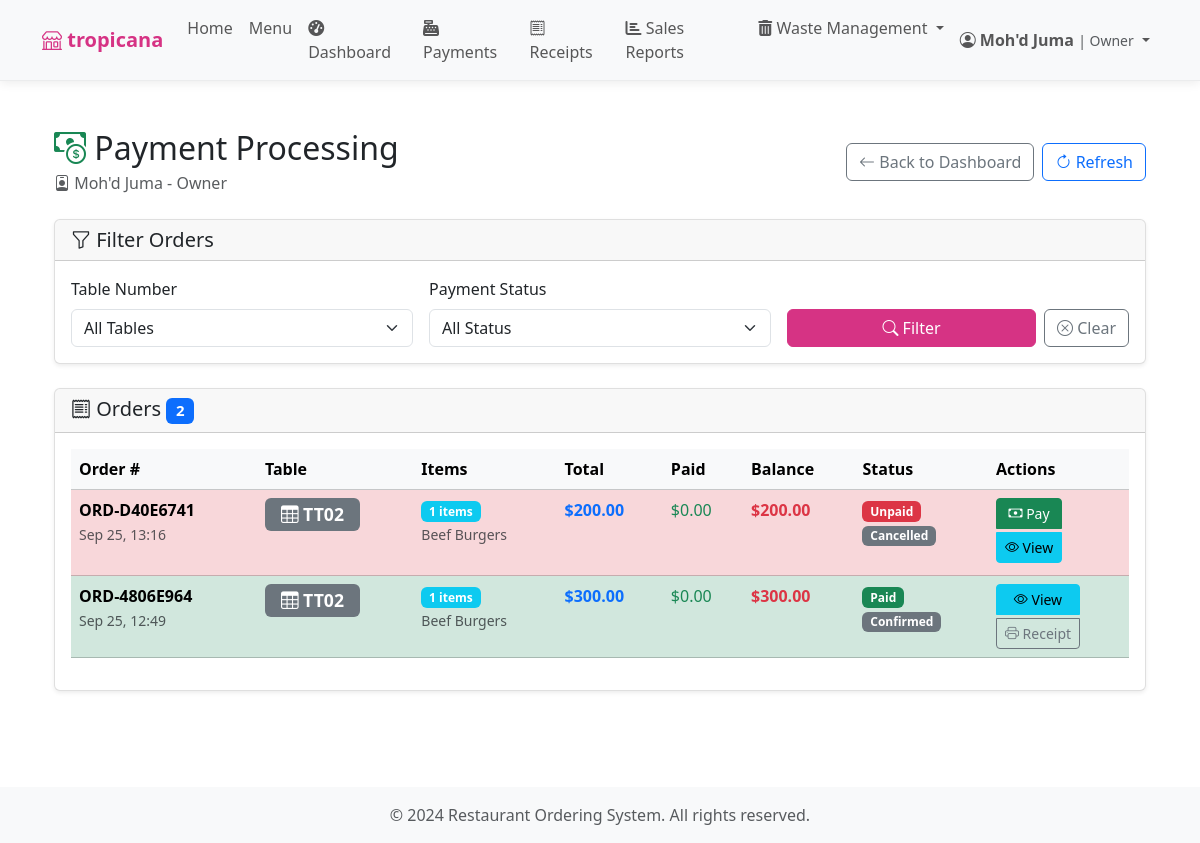
Page /orders/customer-care/payments/ (signed in) on the earlier database version.
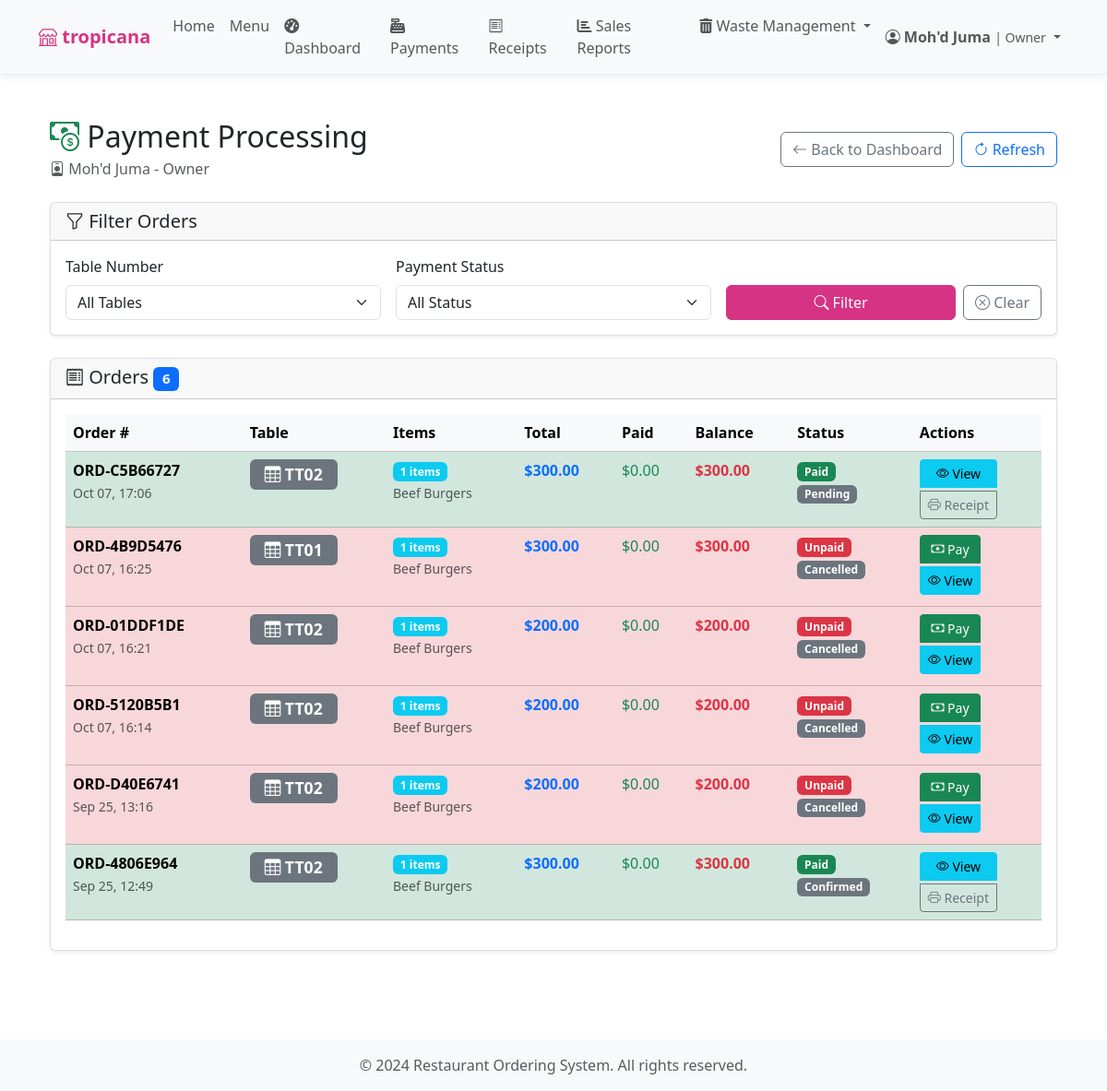
Same page on the later database version.
### orders/models.py (models this page shows, shortened)
class Order(models.Model):
    STATUS_CHOICES = [
        ('pending', 'Pending'),
        ('confirmed', 'Confirmed'),
        ('preparing', 'Preparing'),
        ('ready', 'Ready'),
        ('served', 'Served'),
        ('cancelled', 'Cancelled'),
        ('customer_refused', 'Customer Refused'),
        ('kitchen_error', 'Kitchen Error'),
        ('quality_issue', 'Quality Issue'),
        ('wasted', 'Food Wasted'),
    ]
    PAYMENT_STATUS_CHOICES = [
        ('unpaid', 'Unpaid'),
        ('paid', 'Paid'),
        ('partial', 'Partial'),
    ]
    order_number = models.CharField(max_length=20, unique=True)
    table_info = models.ForeignKey(TableInfo, on_delete=models.CASCADE, related_name='orders')
    ordered_by = models.ForeignKey(User, on_delete=models.CASCADE, related_name='orders_placed')
    confirmed_by = models.ForeignKey(User, on_delete=models.SET_NULL, null=True, blank=True, related_name='orders_confirmed')
    status = models.CharField(max_length=20, choices=STATUS_CHOICES, default='pending')
    total_amount = models.DecimalField(max_digits=10, decimal_places=2, default=Decimal('0.00'))
    payment_amount = models.DecimalField(max_digits=10, decimal_places=2, null=True, blank=True)
    payment_status = models.CharField(max_length=20, choices=PAYMENT_STATUS_CHOICES, default='unpaid')
    reason_if_cancelled = models.TextField(blank=True)
    special_instructions = models.TextField(blank=True)
    created_at = models.DateTimeField(auto_now_add=True)
    updated_at = models.DateTimeField(auto_now=True)
    class Meta:
        ordering = ['-created_at']

class OrderItem(models.Model):
    order = models.ForeignKey(Order, on_delete=models.CASCADE, related_name='order_items')
    product = models.ForeignKey(Product, on_delete=models.CASCADE)
    quantity = models.IntegerField(default=1)
    unit_price = models.DecimalField(max_digits=10, decimal_places=2)
    special_notes = models.TextField(blank=True)
    created_at = models.DateTimeField(auto_now_add=True)

### restaurant/models.py (models this page shows, shortened)
class TableInfo(models.Model):
    owner = models.ForeignKey(User, on_delete=models.CASCADE, related_name='tables',
                             limit_choices_to={'role__name': 'owner'}, null=True, blank=True)
    tbl_no = models.CharField(max_length=10)
    capacity = models.IntegerField(default=4)
    is_available = models.BooleanField(default=True)
    created_at = models.DateTimeField(auto_now_add=True)
    class Meta:
        verbose_name = "Table Information"
        verbose_name_plural = "Tables Information"
        unique_together = ['owner', 'tbl_no']  # Each owner can have their own table numbering

class Product(models.Model):
    name = models.CharField(max_length=200)
    description = models.TextField()
    main_category = models.ForeignKey(MainCategory, on_delete=models.CASCADE, related_name='products')
    sub_category = models.ForeignKey(SubCategory, on_delete=models.CASCADE, related_name='products', null=True, blank=True)
    price = models.DecimalField(max_digits=10, decimal_places=2, validators=[MinValueValidator(Decimal('0.01'))])
    available_in_stock = models.IntegerField(default=0, validators=[MinValueValidator(0)])
    image = models.ImageField(upload_to='products/', blank=True, null=True)
    is_available = models.BooleanField(default=True)
    preparation_time = models.IntegerField(help_text="Time in minutes", default=15)
    created_at = models.DateTimeField(auto_now_add=True)
    updated_at = models.DateTimeField(auto_now=True)
    class Meta:
        ordering = ['name']

### orders/views.py (the view)
# urls.py: path('customer-care/payments/', views.customer_care_payments, name='customer_care_payments'),
@login_required
def customer_care_payments(request):
    if not (request.user.is_customer_care() or request.user.is_owner()):
        messages.error(request, "Access denied. Customer Care or Owner role required.")
        return redirect('accounts:profile')
    owner = get_owner_filter(request.user)
    table_filter = request.GET.get('table', '')
    status_filter = request.GET.get('status', '')
    orders = Order.objects.filter(table_info__owner=owner)
    if table_filter:
        orders = orders.filter(table_info__tbl_no__icontains=table_filter)
    if status_filter:
        orders = orders.filter(payment_status=status_filter)
    from django.db.models import Prefetch
    orders = orders.select_related('table_info', 'ordered_by').prefetch_related(
        Prefetch('order_items', queryset=OrderItem.objects.select_related('product')),
        'payments'
    ).order_by('-created_at')
    tables = TableInfo.objects.filter(owner=owner).order_by('tbl_no')
    products = Product.objects.filter(
        main_category__owner=owner,
        is_available=True
    ).select_related('main_category')
    context = {
        'orders': orders,
        'tables': tables,
        'products': products,
        'table_filter': table_filter,
        'status_filter': status_filter,
        'user': request.user,
        'is_customer_care': True,  # Flag to identify this is customer care interface
    }
    return render(request, 'orders/customer_care_payments.html', context)

### accounts/models.py (called while the page is built)
def get_owner_filter(user):
    if user.is_administrator():
        return None  # Administrators can see all data
    elif user.is_owner():
        return user  # Owners see their own data
    elif user.owner:
        return user.owner  # Staff/customers see their owner's data
    else:
        raise PermissionDenied("User is not associated with any owner.")

    def is_administrator(self):
        return self.role and self.role.name == 'administrator'

    def is_owner(self):
        return self.role and self.role.name == 'owner'

    def is_customer_care(self):
        return self.role and self.role.name == 'customer_care'

    def is_customer(self):
        return self.role and self.role.name == 'customer'

### templates/orders/customer_care_payments.html (shortened to what the changed rows need)
{% extends 'base.html' %}
{% load static %}
{% block content %}
<div class="container-fluid py-4">
    <div class="row mb-4">
        <div class="col-12">
            <div class="d-flex flex-column flex-md-row justify-content-between align-items-start align-items-md-center gap-3">
                <div>
                    <h2 class="mb-1">
                        <i class="bi bi-cash-coin text-success"></i> Payment Processing
                    </h2>
                </div>
            </div>
        </div>
    </div>
    <div class="row">
        <div class="col-12">
            <div class="card">
                <div class="card-header d-flex justify-content-between align-items-center">
                    <h5 class="mb-0">
                        <i class="bi bi-receipt"></i> Orders
                        <span class="badge bg-primary">{{ orders.count }}</span>
                    </h5>
                </div>
                <div class="card-body">
                    {% if orders %}
                        <div class="table-responsive">
                            <table class="table table-hover">
                                <thead class="table-light">
                                    <tr>
                                        <th>Order #</th>
                                        <th>Table</th>
                                        <th>Items</th>
                                        <th>Total</th>
                                        <th>Paid</th>
                                        <th>Balance</th>
                                        <th>Status</th>
                                        <th>Actions</th>
                                    </tr>
                                </thead>
                                <tbody>
                                    {% for order in orders %}
                                    <tr class="{% if order.payment_status == 'unpaid' %}table-danger{% elif order.payment_status == 'partial' %}table-warning{% elif order.payment_status == 'paid' %}table-success{% endif %}">
                                        <td>
                                            <strong>{{ order.order_number }}</strong>
                                            <br>
                                            <small class="text-muted">{{ order.created_at|date:"M d, H:i" }}</small>
                                        </td>
                                        <td>
                                            <span class="badge table-badge bg-secondary">
                                                <i class="bi bi-table"></i> T{{ order.table_info.tbl_no }}
                                            </span>
                                        </td>
                                        <td>
                                            <span class="badge bg-info">{{ order.order_items.count }} items</span>
                                            <br>
                                            <small class="text-muted">
                                                {% for item in order.order_items.all|slice:":2" %}
                                                    {{ item.product.name }}{% if not forloop.last %}, {% endif %}
                                                {% endfor %}
                                            </small>
                                        </td>
                                        <td>
                                            <strong class="text-primary">${{ order.total_amount|floatformat:2 }}</strong>
                                        </td>
                                        <td>
                                            <span class="text-success">${{ order.paid_amount|default:0|floatformat:2 }}</span>
                                        </td>
                                        <td>
                                            <strong class="text-danger">${{ order.balance|default:order.total_amount|floatformat:2 }}</strong>
                                        </td>
                                        <td>
                                            <span class="badge
                                                {% if order.payment_status == 'paid' %}bg-success
                                                {% elif order.payment_status == 'partial' %}bg-warning
                                                {% else %}bg-danger{% endif %}">
                                                {{ order.get_payment_status_display|default:"Unpaid" }}
                                            </span>
                                            <br>
                                            <small class="badge bg-secondary">{{ order.get_status_display }}</small>
                                        </td>
                                        <td>
                                            <div class="btn-group-vertical btn-group-sm">
                                                {% if order.payment_status != 'paid' %}
                                                <button class="btn btn-success btn-sm mb-1"
                                                        onclick="processPayment('{{ order.id }}', '{{ order.order_number }}', {{ order.balance|default:order.total_amount }})">
                                                    <i class="bi bi-cash"></i> Pay
                                                </button>
                                                {% endif %}
                                                <a href="{% url 'orders:order_detail' order.id %}"
                                                   class="btn btn-info btn-sm mb-1">
                                                    <i class="bi bi-eye"></i> View
                                                </a>
                                                {% if order.payments.exists %}
                                                    {% with latest_payment=order.payments.last %}
                                                    <button class="btn btn-outline-secondary btn-sm"
                                                            onclick="generateReceipt('{{ latest_payment.id }}')">
                                                        <i class="bi bi-printer"></i> Receipt
                                                    </button>
                                                    {% endwith %}
                                                {% endif %}
                                            </div>
                                        </td>
                                    </tr>
                                    {% endfor %}
                                </tbody>
                            </table>
                        </div>
                    {% endif %}
                </div>
            </div>
        </div>
    </div>
</div>
{% endblock %}

Differences in the rows shown:
added Order: order_number "ORD-C5B66727", created_at "Oct 07, 17:06", table_info.tbl_no "T02", order_items.count "1", total_amount "300.00", paid_amount "0.00", balance "300.00", payment_status "Paid", status "Pending"
added OrderItem: product.name "Beef Burgers", shown under "ORD-C5B66727"
added Order: order_number "ORD-4B9D5476", created_at "Oct 07, 16:25", table_info.tbl_no "T01", order_items.count "1", total_amount "300.00", paid_amount "0.00", balance "300.00", payment_status "Unpaid", status "Cancelled"
added OrderItem: product.name "Beef Burgers", shown under "ORD-4B9D5476"
added Order: order_number "ORD-01DDF1DE", created_at "Oct 07, 16:21", table_info.tbl_no "T02", order_items.count "1", total_amount "200.00", paid_amount "0.00", balance "200.00", payment_status "Unpaid", status "Cancelled"
added OrderItem: product.name "Beef Burgers", shown under "ORD-01DDF1DE"
added Order: order_number "ORD-5120B5B1", created_at "Oct 07, 16:14", table_info.tbl_no "T02", order_items.count "1", total_amount "200.00", paid_amount "0.00", balance "200.00", payment_status "Unpaid", status "Cancelled"
added OrderItem: product.name "Beef Burgers", shown under "ORD-5120B5B1"
Other differences:
{{ orders.count }}: "2" → "6"
